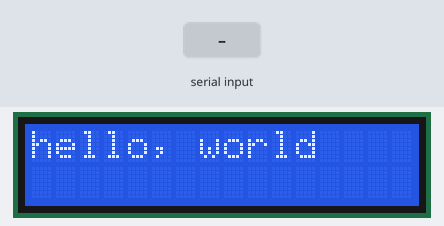
The sketch below on a simulated Arduino Uno, built with avr-gcc and run on an emulated ATmega328P. On the bench: 16×2 character LCD. The inputs (shaded band) are chosen by the test bench.

Above: at 1.2 s.
1.3 s: "1" received over Serial
At 2.1 s:
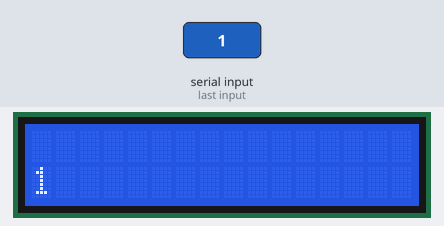
2.9 s: "0" received over Serial
At 3.4 s:
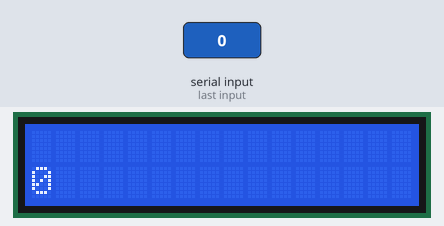
4.5 s: "2" received over Serial
At 5.8 s:
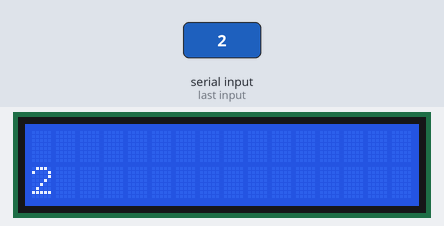
Timing chart, 0 to 7.5 s (numbered marks = the images above; inputs shaded):
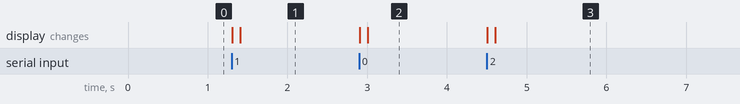

The sketch:

LCD_I2C.ino
```cpp
#include <LiquidCrystal_I2C.h>

LiquidCrystal_I2C lcd(0x27, 16, 2);

void setup() {
  lcd.init();
  lcd.backlight();
  lcd.print("hello, world");
  Serial.begin(9600);
}

void loop() {
  if(Serial.available()) {
    lcd.clear();
    lcd.setCursor(0, 1); //두 번째 줄 출력
    delay(100);

    while(Serial.available() > 0) {
      lcd.write(Serial.read());
    }
  }
}
```

Measured:
- after the input at 1.3 s, the display: first changes at once (image 1 shows a later state)
- after the input at 2.9 s, the display: first changes at once (image 2 shows a later state)
- after the input at 4.5 s, the display: first changes at once (image 3 shows a later state)
